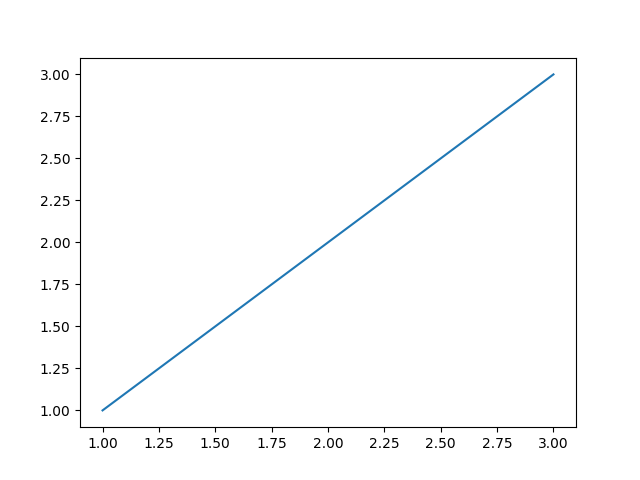

Write Python code to recreate this figure.
from word import Word

w = Word(template_path="./template.docx", save_path="demo.docx")

# 插入标题1
w.add_heading("测试", 1)
w.add_heading("小标题", 2)

# 插入正文
w.add_paragraph("正文文本，自动使用正文文本格式")

# 插入图片
import matplotlib.pyplot as plt
plt.plot([1, 2, 3], [1, 2, 3])
plt.savefig("demo.png")
w.add_picture("demo.png", title="测试图片")

# 插入表格
import pandas as pd
df = pd.DataFrame([[1, 2, 3], [4, 5 ,6]])
w.add_table(df, title="测试表格")


w.save()

# 自动给表格、图片题注添加word的引用功能（可以不用这行代码，这个功能还在完善中）
# 最后才能使用这个功能，使用后无须再次保存（会自动保存word文档）
w.add_caption()